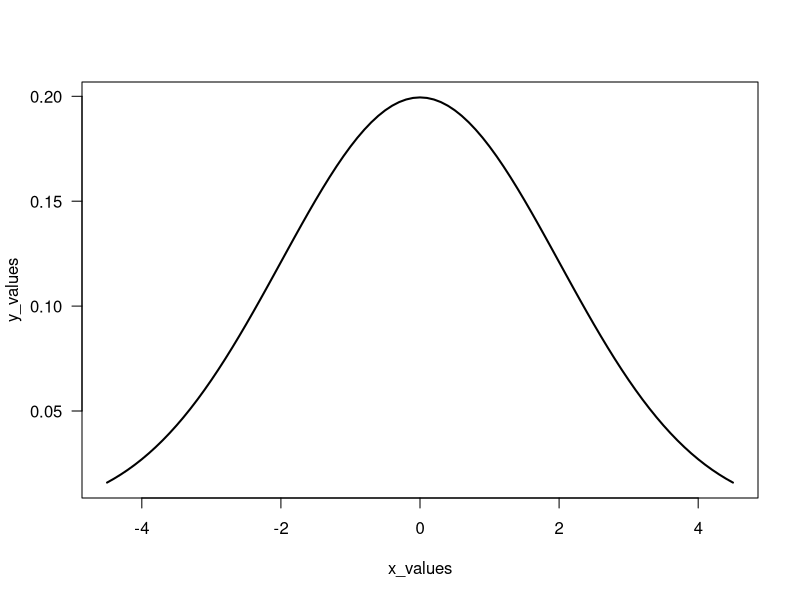
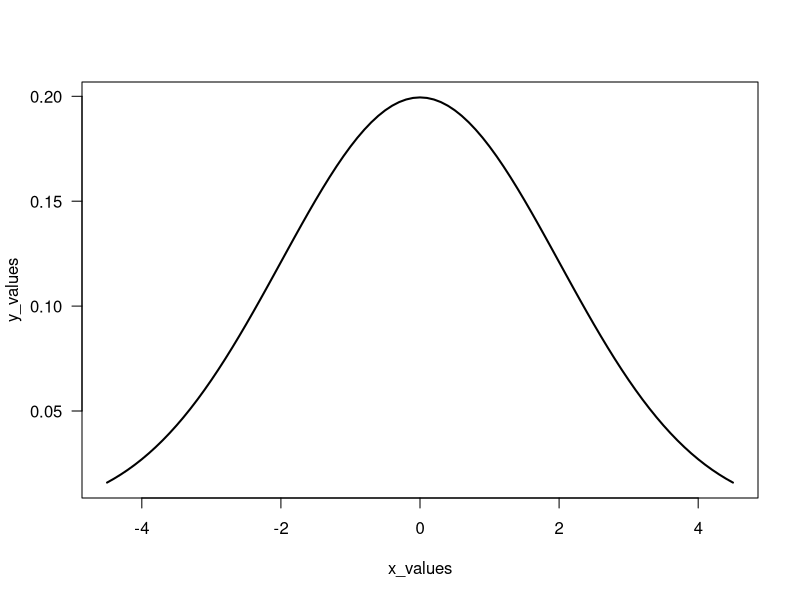
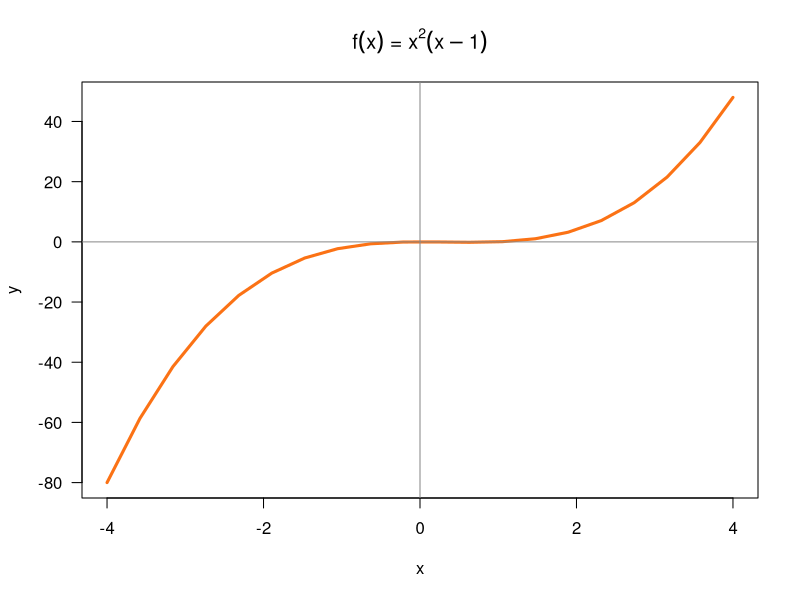
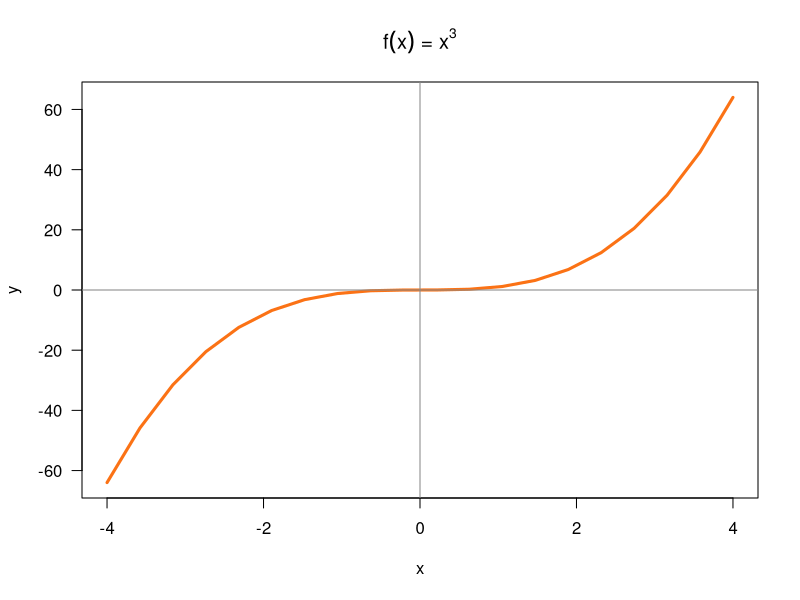
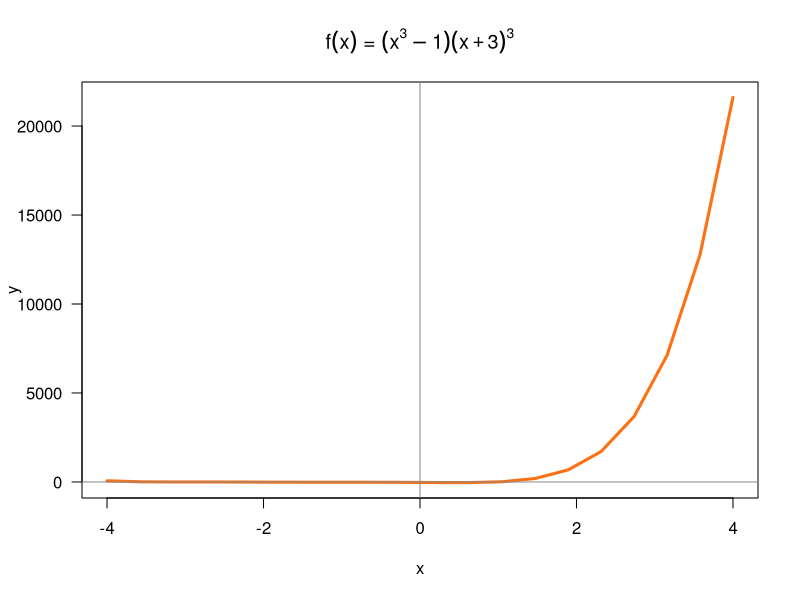
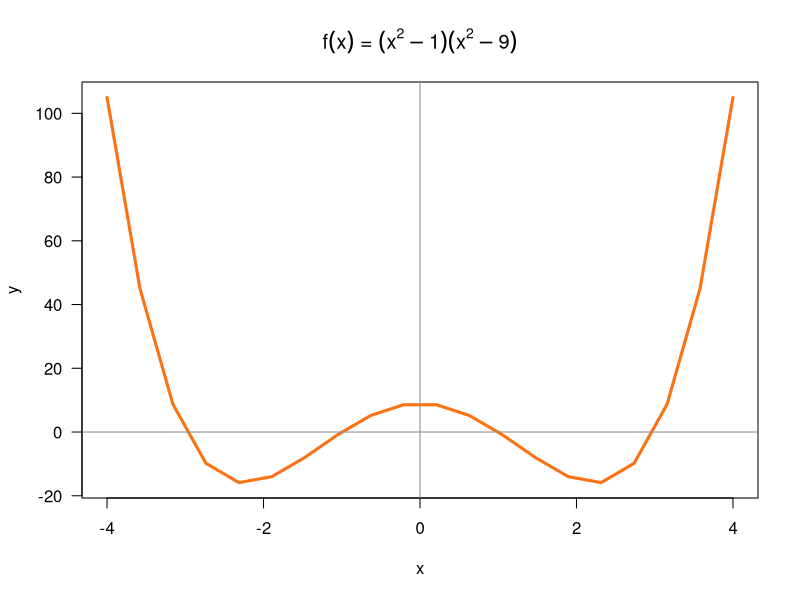

Recreate these plots in R, in order.
## ---- chunk 1
# your function f()
f <- function(x) {x^2}
## ---- chunk 2
# your function g()
g <- function(x) {(2*x)+5}
## ---- chunk 3
f(2)
f(-5)

g(0)
g(-5/2)
## ---- chunk 4
# your function fog()

## ---- chunk 5
# your function gof()

## ---- chunk 6
# your pythagoras() function
pythogoras <- function(a, b) { sqrt(a^2 + b^2)}
## ---- chunk 7
# your test
pythogoras(3, 4)
## ---- chunk 8
# your test
pythogoras<- function(a) {sqrt(a^2 + a^2)}
pythogoras(5)
## ---- chunk 9
miles2kms <- function(x) {
  x * 1.6
}
## ---- chunk 10
miles <- c(1:100)
kms <- miles2kms(miles)
milesNkms <- data.frame(miles, kms)
## ---- chunk 11
# your gallons2liters() function
gallon2liters <- function(x) {x * 3.78541}
## ---- chunk 12
# your liters2gallons() function

liters2gallons <- function(x) {1/(gallon2liters(x))}
## ---- chunk 13
liters = c(1:10, seq(20,100,10))
galons = liters2gallons(liters)
data.frame(liters,galons)
## ---- chunk 14
# your code
seconds2years <- function(x) {x/31536000}
seconds2years(1000000000)
## ---- chunk 15
# your code
gaussian <- function(x,mu,sigma) {1/(sigma * sqrt(2 * pi)) * exp(-0.5 * ((x-mu)/sigma)^2) }
## ---- chunk 16
# compare with dnorm()
gaussian(1,0,2)
dnorm(x = 1, mean = 0, sd = 2)
## ---- chunk 17
# you should get a plot like this one
x_values <- seq(from = -4.5, to = 4.5, by = 0.1)
y_values <- dnorm(x_values, mean = 0, sd = 2)
plot(x_values, y_values, las = 1, type = "l", lwd = 2)
## ---- chunk 18
# your code
x_values <- seq(from = -4.5, to = 4.5, by = 0.1)
y_values <- gaussian(x_values, 0, 2)
plot(x_values, y_values, las = 1, type = "l", lwd = 2)
## ---- chunk 19
poly1 <- function(x) {
  (x^2) * (x - 1)
}
## ---- chunk 20
# set of points
x <- seq(-4, 4, length.out = 20)
y <- poly1(x)

# graph polynomial
plot(x, y, type = 'l', lwd = 3, col = "#FB7215", las = 1)
abline(h = 0, v = 0, col = '#888888aa', lwd = 1.5)
title(main = expression(paste(f(x), ' = ', x^2, (x - 1))))
## ---- chunk 21
poly2 <- function(x) {x^3}
# set of points
x <- seq(-4, 4, length.out = 20)
y <- poly2(x)

# graph polynomial
plot(x, y, type = 'l', lwd = 3, col = "#FB7215", las = 1)
abline(h = 0, v = 0, col = '#888888aa', lwd = 1.5)
title(main = expression(paste(f(x), ' = ', x^3)))
## ---- chunk 22
poly3 <- function(x) {(x^3 - 1) * (x + 3)^3}
# set of points
x <- seq(-4, 4, length.out = 20)
y <- poly3(x)

# graph polynomial
plot(x, y, type = 'l', lwd = 3, col = "#FB7215", las = 1)
abline(h = 0, v = 0, col = '#888888aa', lwd = 1.5)
title(main = expression(paste(f(x), ' = ', (x^3 - 1) * (x + 3)^3)))
## ---- chunk 23
poly4 <- function(x) {(x^2 - 1) * (x^2 - 9)}
# set of points
x <- seq(-4, 4, length.out = 20)
y <- poly4(x)

# graph polynomial
plot(x, y, type = 'l', lwd = 3, col = "#FB7215", las = 1)
abline(h = 0, v = 0, col = '#888888aa', lwd = 1.5)
title(main = expression(paste(f(x), ' = ', (x^2 - 1) * (x^2 - 9))))
## ---- chunk 24
# your descriptive() function
descriptive <- function(x) {
  minimum = min(x) 
  q1 = quantile(x,0.25)
  med = median(x)
  q3 = quantile(x, 0.75)
  maximum = max(x)
  range = maximum - minimum
  iqr = q3 - q1
  sd = sd(x)
  Description = c('min'= minimum, 'q1' = q1, 'med' = med, 'q3' = q3,'max' =  maximum,'range' = range, 'iqr' = iqr,'sd' = sd)
  return(Description)
}
  descriptive(c(1:10))
## ---- chunk 25
choose(n = 5, k = 2)
## ---- chunk 26
factorial(4)
## ---- chunk 27
z <- 100*pi
# Fill in the following if-else statements. You may (or may not) 
# have to add or subtract else if or else statements.
if (TRUE) { # Replace TRUE with a condition.
  
} else if (TRUE) { # Replace TRUE with a condition.
  
} else {
  
}
## ---- chunk 28
y <- 1 # Change this value!

if (y > 0) {
  print("positive")
} else if (y < 0) {
  print("negative")
} else {
  print("zero?")
}
## ---- chunk 29
# Convert the day of the week into a number.
day <- "Tuesday" # Change this value!

if (day == 'Sunday') {
  num_day <- 1
} else {
  if (day == "Monday") {
    num_day <- 2
  } else {
    if (day == "Tuesday") {
      num_day <- 3
    } else {
      if (day == "Wednesday") {
        num_day <- 4
      } else {
        if (day == "Thursday") {
          num_day <- 5
        } else {
          if (day == "Friday") {
            num_day <- 6
          } else {
            if (day == "Saturday") {
              num_day <- 7
            }
          }
        }
      }
    }
  }
}


num_day
## ---- chunk 30
# Convert the day of the week into a number.
day <- "Tuesday" # Change this value!

if (day == 'Sunday') {
  num_day <- 1
} else if (day == "Monday") {
  num_day <- 2
} else if (day == "Tuesday") {
  num_day <- 3
} else if (day == "Wednesday") {
  num_day <- 4
} else if (day == "Thursday") {
  num_day <- 5
} else if (day == "Friday") {
  num_day <- 6
} else if (day == "Saturday") {
  num_day <- 7
}

num_day
## ---- chunk 31
# Convert the day of the week into a number.
day <- "Tuesday" # Change this value!

switch(day, # The expression to be evaluated.
  Sunday = 1,
  Monday = 2,
  Tuesday = 3,
  Wednesday = 4,
  Thursday = 5,
  Friday = 6,
  Saturday = 7,
  NA) # an (optional) default value if there are no matches
## ---- chunk 32
# Convert a number into a day of the week.
day_num <- 3 # Change this value!

switch(day_num,
  "Sunday",
  "Monday",
  "Tuesday",
  "Wednesday",
  "Thursday",
  "Friday",
  "Saturday")
